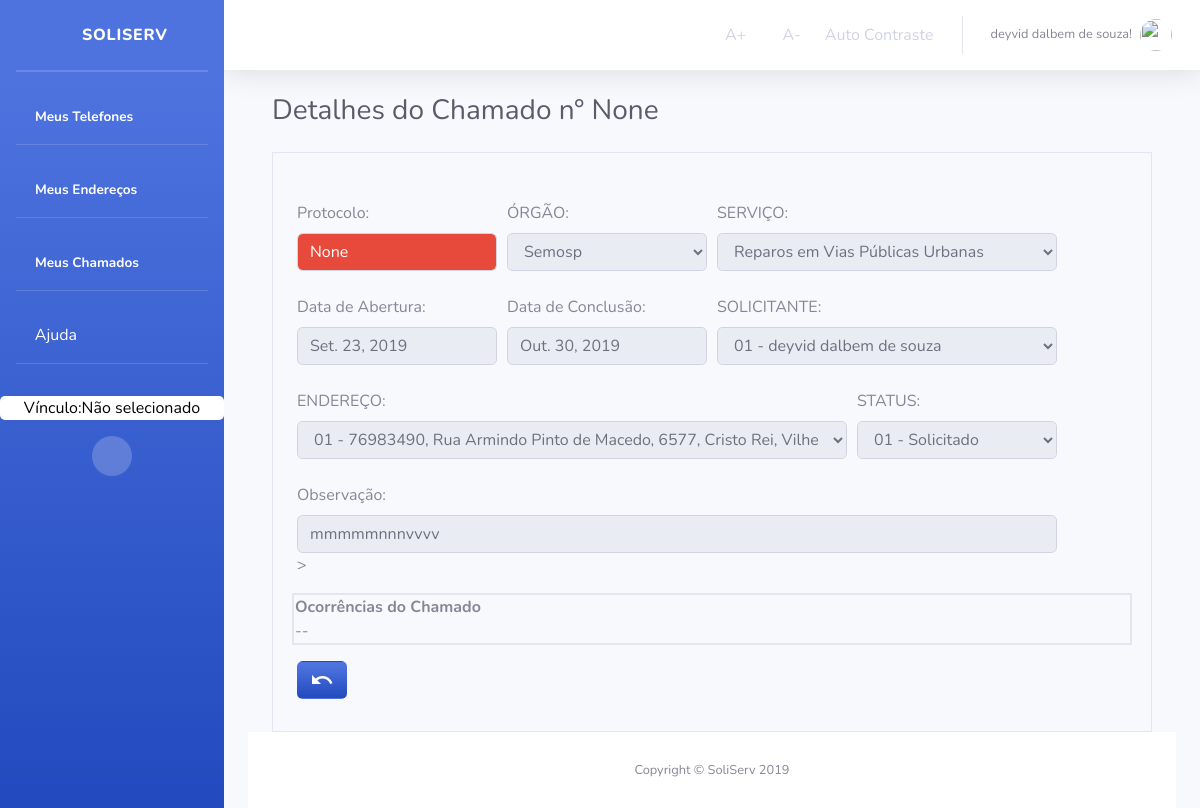
Before: /Orgao/detalhes/chamado/3/ (signed in) with the older database file.
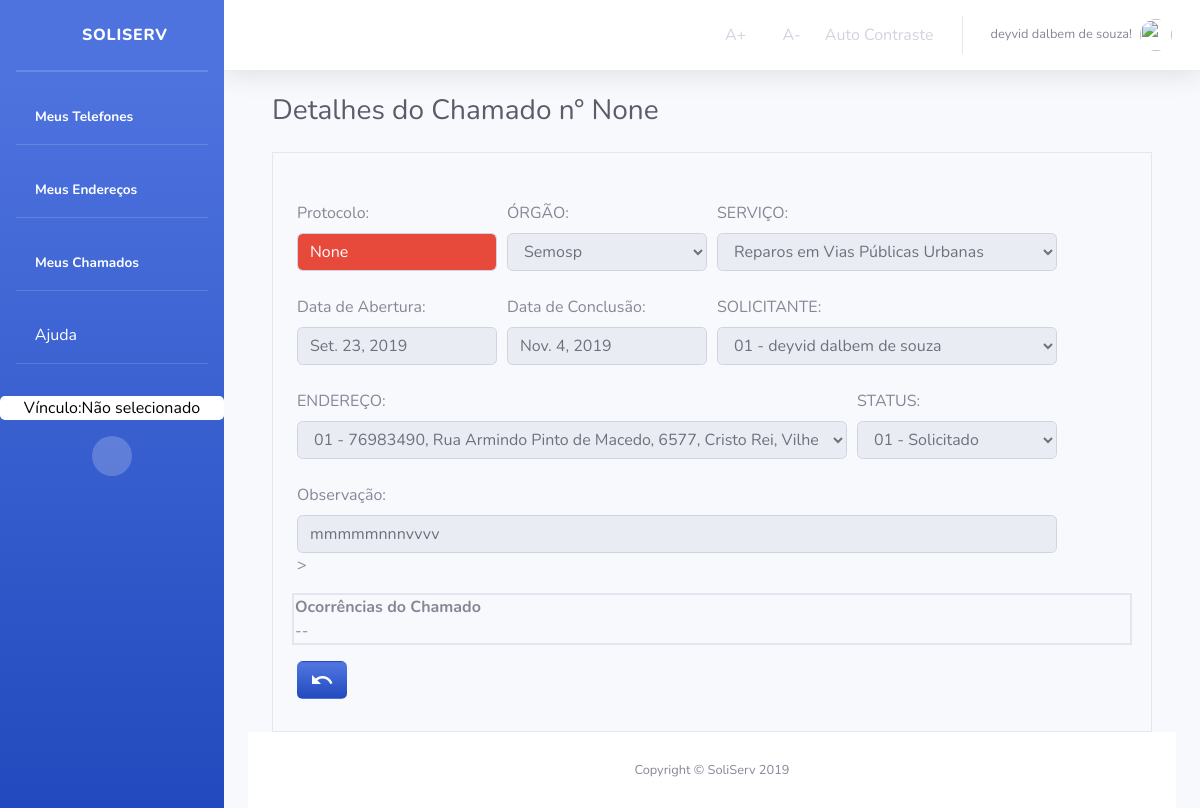
After: the same page with the newer database file.
### Chamados/models.py (models this page shows, shortened)
class Chamado(models.Model):
    dataAbertura = models.DateField('ABERTO EM',auto_now_add=True)
    dataConclusao = models.DateField('CONCLUÍDO EM',auto_now=True)
    numeroProtocolo = models.CharField('NÚMERO DE PROTOCOLO', max_length=45, null=True, blank=True)
    observacao = models.CharField('OBSERVAÇÃO',max_length=100)
    observacaoOrgao = models.CharField('RETORNO DO ÓRGÃO', max_length=100, null=True, blank=True)
    idStatus = models.ForeignKey(
        Status, on_delete=models.CASCADE, verbose_name="STATUS")
    idOrgao = models.ForeignKey(
        Orgao, on_delete=models.CASCADE, verbose_name="ORGÃO")
    idTipoChamado = models.ForeignKey(
        TipoChamado, on_delete=models.CASCADE, verbose_name="TIPO DE CHAMADO")
    idUsuario = models.ForeignKey(
        User, on_delete=models.CASCADE, verbose_name="USUÁRIO")
    idEndereco = models.ForeignKey(
        Endereco, on_delete=models.CASCADE, verbose_name="ENDEREÇO DO CHAMADO")
    class Meta:
        verbose_name = "Chamado"
        verbose_name_plural = "Chamados"

### Orgao/views.py (the view)
# urls.py: path('detalhes/chamado/<int:pk>/', views.detalheChamadoOrgao, name="chamado_detalhado"),
def detalheChamadoOrgao(request, pk=None):
    if not request.user.has_perm('Chamado.view_Chamado'):
        return render(request, 'Orgao/bloqueioDeAcesso.html')
    else:
        if not request.user.is_authenticated:
            return render(request, 'Usuario/acessoNegado.html')
        else:
            if pk:
                chamado = get_object_or_404(Chamado, id=pk)
                idStatus = Status.objects.filter(id=chamado.idStatus.id)
                idOrgao = Orgao.objects.all()
                idTipoChamado = TipoChamado.objects.filter(id=chamado.idTipoChamado.id)
                idUsuario = User.objects.filter(id=request.user.id)
                idEndereco = Endereco.objects.filter(idPessoa=request.user.id)
                nProtocolo = chamado.numeroProtocolo
                dataAbertura = chamado.dataAbertura
                dataConclusao = chamado.dataConclusao
                formEdit = AtualizarChamadoForm(instance=chamado)
                ocorrenciasChamado = OcorrenciasChamado.objects.filter(idChamado=pk)
                context = {'formEdit': formEdit, 'idOrgao': idOrgao, 'idTipoChamado': idTipoChamado, 'idStatus': idStatus,
                        'idUsuario': idUsuario, 'idEndereco': idEndereco, 'nProtocolo' : nProtocolo, 'dataAbertura':dataAbertura, 'dataConclusao': dataConclusao, 'ocorrenciasChamado': ocorrenciasChamado }
                return render(request, 'ChamadosOrgao/detalheChamadosOrgao.html', context)
            else:
                chamado = None

### Chamados/forms.py
class AtualizarChamadoForm(forms.ModelForm):
    class Meta:
        model = Chamado
        fields = '__all__'
        exclude = ('idOrgao', 'idStatus', 'idTipoChamado', 'idUsuario', 'idEndereco', 'numeroProtocolo')

### Orgao/templates/ChamadosOrgao/detalheChamadosOrgao.html (shortened to what the changed rows need)
{% extends 'Orgao/index.html' %}
{% block titulo %}
Detalhes do Chamado n° {{ nProtocolo }}
{% endblock titulo%}
{% block centroOrgao %}
<form method="POST" class="container">
    <div class="form-row mt-2">
        <div class="form-group col-md-3">
            <label for="observacao">Data de Abertura: </label>
            <input type="text" class="form-control" id="observacao" name="observacao" required maxlength="100"
                value="{{ dataAbertura }}" disabled />
        </div>
        <div class="form-group col-md-3">
            <label for="observacao">Data de Conclusão: </label>
            <input type="text" class="form-control" id="observacao" name="observacao" required maxlength="100"
                value="{{ dataConclusao }}" disabled />
        </div>
    </div>
    <div class="form-row border">
        <table class="border w-100">
            <thead>
                <tr>
                    <th>Ocorrências do Chamado</th>
                </tr>
            </thead>
        </table>
    </div>
</form>
{% endblock %}

Changed rows visible on the page:
changed Chamado: observacao "Out. 30, 2019" → "Nov. 4, 2019"
